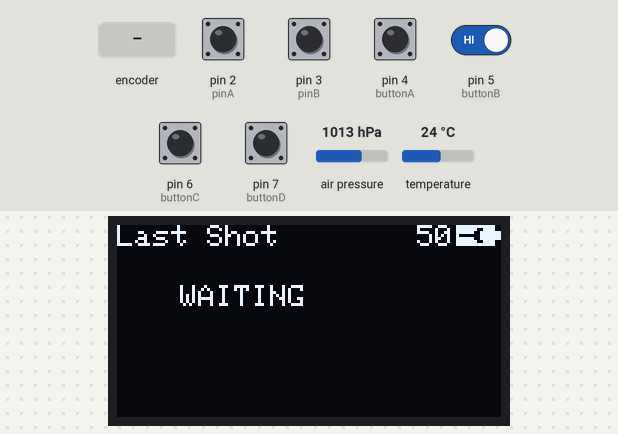
This sketch was run on a simulated Arduino Uno, built with avr-gcc and run on an emulated ATmega328P. Shown: 128×64 one-colour display. Inputs (shaded band) come from the test bench; at power-on: pin 2 (pinA), pin 3 (pinB), pin 4 (buttonA), pin 5 (buttonB), pin 6 (buttonC), pin 7 (buttonD) HIGH, air pressure 1013 hPa, temperature 24 °C. EEPROM starts erased.

Above: at 5.9 s.
6.0 s: rotary encoder on pin 2 (pinA) / pin 3 (pinB) turned 1 step (first pin leading)
At 7.8 s:
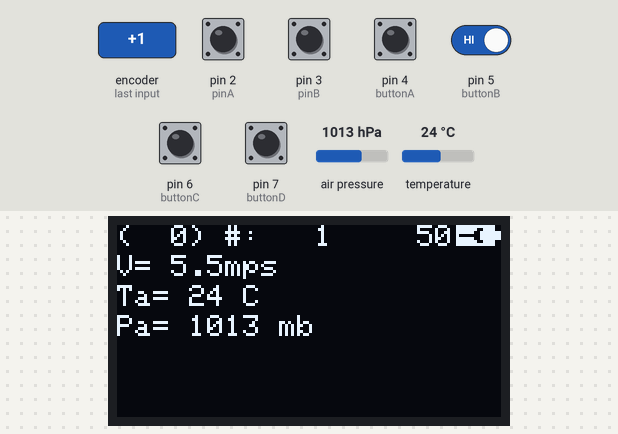
8.6 s: rotary encoder on pin 2 (pinA) / pin 3 (pinB) turned 1 step (first pin leading)
At 10.5 s:
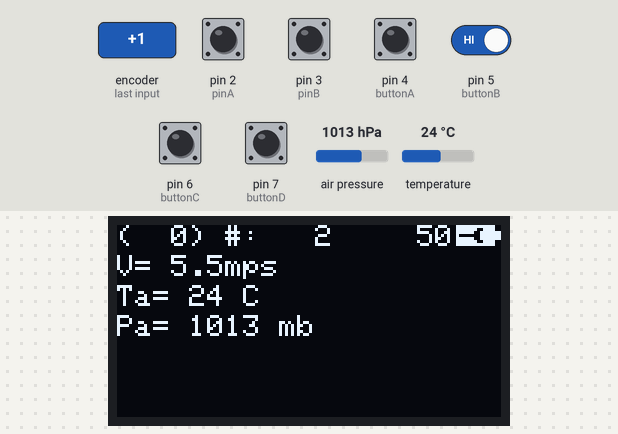
11.2 s: pin 4 (buttonA) pulled LOW for 0.15 s
At 11.6 s:
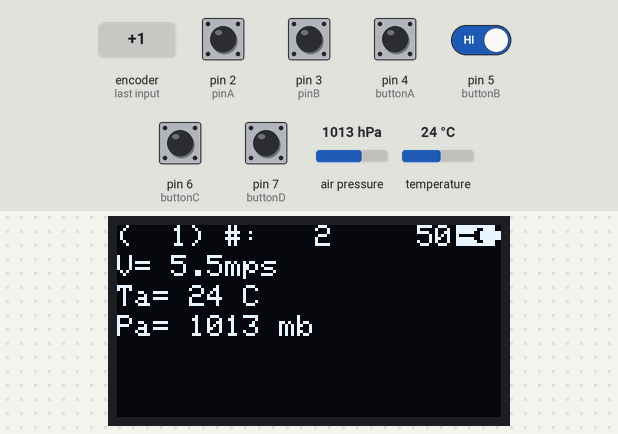
12.8 s: pin 4 (buttonA) driven LOW and pin 5 (buttonB) driven LOW
At 14.9 s:
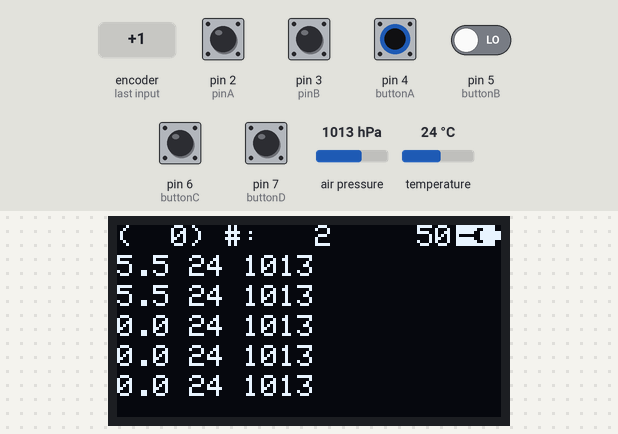
15.3 s: pin 4 (buttonA) pulsed HIGH 2 times (0.12 s each, 0.3 s apart)
At 17.6 s:
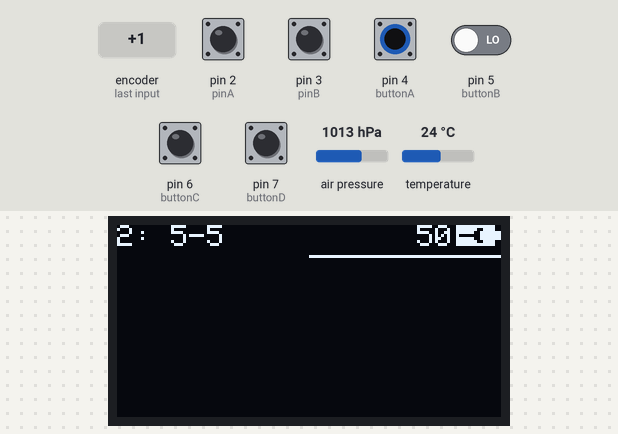
Timing chart, 0 to 19.1 s (numbered marks = the images above; inputs shaded):
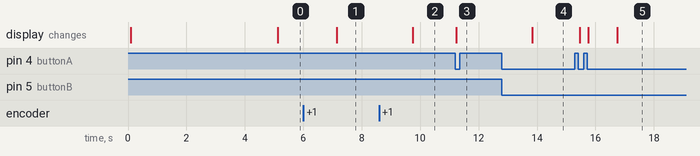

The sketch:

chrony_tube.ino
```cpp
#include <EEPROM.h>
#include <SFE_BMP180.h>
#include <Switch.h>
#include <Wire.h>
#include <Adafruit_SSD1306.h>

#define OLED_RESET 10
Adafruit_SSD1306 display(OLED_RESET);

#define pinA 2
#define pinB 3

#define buttonA 4
#define buttonB 5
#define buttonC 6
#define buttonD 7

#define SHOT_STRING_LENGTH 50
#define DEFAULT_DISTANCE 137
#define DISTANCE_ADDR  0
#define SHOT_COUNT_ADDR  1

typedef struct shot_info_struct
{
  float velocity;
  //unsigned long timestamp;
} shot_info_t;

enum DISPLAY_TYPE
{
  DT_UNKNOWN = -2,
  DT_ABOUT_INIT = -1,
  DT_LAST_SHOT,
  DT_SHOT_STRING,
  DT_SHOT_GRAPH,
//  DT_SHOT_PREDICT,
  DT_ABOUT,
//  DT_TRANSFER,
  DT_NULL,
};

volatile unsigned long timestampA = 0;
volatile unsigned long timestampB = 0;
volatile unsigned long tmpA = 0;
volatile unsigned long tmpB = 0;
volatile byte impulseA = 0;
volatile byte impulseB = 0;
volatile byte max_aval = 0; // maximum pressure
unsigned long timestamp = 0;
byte Distance = DEFAULT_DISTANCE;

DISPLAY_TYPE display_type = DT_ABOUT_INIT;
int display_pos = 0;
int display_pos1 = 0;
int total_shot_count = 0;
int shot_count = 0;
int last_shot_count = 0;
int ambient_pressure;
byte ambient_temperature;
shot_info_t velocity_values[SHOT_STRING_LENGTH] = {0, };
char buf[16] = "";
char buf1[16] = "";


Switch buttonUp = Switch(buttonA, INPUT_PULLUP, LOW, 3, 1000, 50);
Switch buttonDown = Switch(buttonB, INPUT_PULLUP, LOW, 3, 1000, 50);
Switch buttonEx1 = Switch(buttonC, INPUT_PULLUP, LOW, 3, 1000, 50);
Switch buttonEx2 = Switch(buttonD, INPUT_PULLUP, LOW, 3, 1000, 50);
SFE_BMP180 pressureSensor;

long readVcc()
{
  // Read 1.1V reference against AVcc
  // set the reference to Vcc and the measurement to the internal 1.1V reference
  #if defined(__AVR_ATmega32U4__) || defined(__AVR_ATmega1280__) || defined(__AVR_ATmega2560__)
    ADMUX = _BV(REFS0) | _BV(MUX4) | _BV(MUX3) | _BV(MUX2) | _BV(MUX1);
  #elif defined (__AVR_ATtiny24__) || defined(__AVR_ATtiny44__) || defined(__AVR_ATtiny84__)
     ADMUX = _BV(MUX5) | _BV(MUX0) ;
  #else
    ADMUX = _BV(REFS0) | _BV(MUX3) | _BV(MUX2) | _BV(MUX1);
  #endif

  delay(2); // Wait for Vref to settle
  ADCSRA |= _BV(ADSC); // Start conversion
  while (bit_is_set(ADCSRA,ADSC)); // measuring

  uint8_t low  = ADCL; // must read ADCL first - it then locks ADCH
  uint8_t high = ADCH; // unlocks both

  long result = (high<<8) | low;

  result = 1125300L / result; // Calculate Vcc (in mV); 1125300 = 1.1*1023*1000
  return result; // Vcc in millivolts
}

void printAt(byte x, byte y, const __FlashStringHelper * format, ...)
{
  va_list args;
  va_start (args, format);
  vsnprintf_P(buf1, 16, (const char *)format, args);
  display.setCursor(x,y * 10);
  display.print(buf1);
}
void init_display()
{
    display.begin(SSD1306_SWITCHCAPVCC, 0x3C);
    display.setTextColor(WHITE);
    display.setTextSize(1);
    display.clearDisplay();
}

void printBatt(byte x, byte y, int vcc)
{
}

void clear()
{
  //long vcc = (unsigned int)readVcc() / 100;
  display.clearDisplay();
  //printAt(128-2*6 - 16,0, F("%i"), (int)vcc);
}

static const unsigned char PROGMEM battery_bmp0[] =
{
  B11111111,B11111000,
  B10000000,B00001000,
  B10000000,B00001110,
  B10000000,B00001110,
  B10000000,B00001110,
  B10000000,B00001000,
  B11111111,B11111000,
};
static const unsigned char PROGMEM battery_bmp1[] =
{
  B11111111,B11111000,
  B11100000,B00001000,
  B11100000,B00001110,
  B11100000,B00001110,
  B11100000,B00001110,
  B11100000,B00001000,
  B11111111,B11111000,
};
static const unsigned char PROGMEM battery_bmp2[] =
{
  B11111111,B11111000,
  B11101100,B00001000,
  B11101100,B00001110,
  B11101100,B00001110,
  B11101100,B00001110,
  B11101100,B00001000,
  B11111111,B11111000,
};
static const unsigned char PROGMEM battery_bmp3[] =
{
  B11111111,B11111000,
  B11101101,B10001000,
  B11101101,B10001110,
  B11101101,B10001110,
  B11101101,B10001110,
  B11101101,B10001000,
  B11111111,B11111000,
};
static const unsigned char PROGMEM battery_bmp4[] =
{
  B11111111,B11111000,
  B11101101,B10111000,
  B11101101,B10111110,
  B11101101,B10111110,
  B11101101,B10111110,
  B11101101,B10111000,
  B11111111,B11111000,
};
static const unsigned char PROGMEM battery_bmp5[] =
{
  B11111111,B11111000,
  B11111110,B01111000,
  B11111100,B11111110,
  B10000000,B11111110,
  B11111100,B11111110,
  B11111110,B01111000,
  B11111111,B11111000,
};

void show()
{
  long vcc = (unsigned int)readVcc();
  register byte i = 0;
  if(vcc > 2900) i++;
  if(vcc > 3200) i++;
  if(vcc > 3500) i++;
  if(vcc > 3800) i++;
  if(vcc > 4100) i++;

  switch (i)
  {
    case 0: display.drawBitmap(128-15, 0, battery_bmp0, 15, 7, 1); break;
    case 1: display.drawBitmap(128-15, 0, battery_bmp1, 15, 7, 1); break;
    case 2: display.drawBitmap(128-15, 0, battery_bmp2, 15, 7, 1); break;
    case 3: display.drawBitmap(128-15, 0, battery_bmp3, 15, 7, 1); break;
    case 4: display.drawBitmap(128-15, 0, battery_bmp4, 15, 7, 1); break;
    case 5: display.drawBitmap(128-15, 0, battery_bmp5, 15, 7, 1); break;
  }
  printAt(128-2*6 - 16,0, F("%i"), (int)(vcc / 100));

  display.display();
}

// read double word from EEPROM, give starting address
unsigned long EEPROM_readlong(int address) {
  unsigned long dword = EEPROM_readint(address);
  dword = dword << 16;
  dword = dword | EEPROM_readint(address+2);
  return dword;
}

//write word to EEPROM
void EEPROM_writeint(int address, int value) {
  EEPROM.write(address,highByte(value));
  EEPROM.write(address+1 ,lowByte(value));
}

//write long integer into EEPROM
void EEPROM_writelong(int address, unsigned long value) {
  EEPROM_writeint(address+2, word(value));
  value = value >> 16;
  EEPROM_writeint(address, word(value));
}

unsigned int EEPROM_readint(int address) {
  unsigned int word = word(EEPROM.read(address), EEPROM.read(address+1));
  return word;
}

void setup()
{
  byte dst = EEPROM.read(DISTANCE_ADDR);
  unsigned long tsc = EEPROM_readlong(SHOT_COUNT_ADDR);

  if (dst == 255)
  {
    EEPROM.write(DISTANCE_ADDR, Distance);
  }
  else
    Distance = dst;
  if (tsc == 0xFFFFFFFF)
  {
    EEPROM_writelong(SHOT_COUNT_ADDR, total_shot_count);
  }
  else
    total_shot_count = tsc;

  // Setting pins
  pinMode(pinA, INPUT_PULLUP);
  pinMode(pinB, INPUT_PULLUP);
  pinMode(buttonA, INPUT_PULLUP);
  pinMode(buttonB, INPUT_PULLUP);
  pinMode(buttonC, INPUT_PULLUP);
  pinMode(buttonD, INPUT_PULLUP);

  // setting up interrupts
  attachInterrupt(0, sensorA, RISING);
  attachInterrupt(1, sensorB, RISING);

  // setting sensors
  pressureSensor.begin();

  // setup display and display about info
  init_display();

  // setting up measuring stuff
  noInterrupts();
  impulseA = impulseB = 0;
  timestampA = timestampB = 0;
  interrupts();
}

void sensorA()
{
  tmpA = micros();
  if (impulseA++ == 0)
    timestampA = tmpA;
}

void sensorB()
{
  tmpB = micros();
  if (impulseB++ == 0)
    timestampB = tmpB;
}

double read_ambient_pressure(double T)
{
  double P;
  delay(pressureSensor.startPressure(2));
  pressureSensor.getPressure(P, T);
  return P;
}
double read_ambient_temperature()
{
  double T;
  delay(pressureSensor.startTemperature());
  pressureSensor.getTemperature(T);
  return T;
}

void register_shot()
{
    unsigned long duration;
    int i;
    float velocity;
    double T;

    delay(500);
    noInterrupts();
    if (timestampA > timestampB)
      duration = timestampA - timestampB;
    else
      duration = timestampB - timestampA;

    velocity = (1000.0 * Distance) / duration;

    for (i = SHOT_STRING_LENGTH - 1; i > 0; i--)
      velocity_values[i] = velocity_values[i - 1];
    velocity_values[0].velocity = velocity;
    shot_count++;
    interrupts();

    T = read_ambient_temperature();
    //velocity_values[0].timestamp = millis();
    ambient_temperature = (int)T;
    ambient_pressure = (int)read_ambient_pressure(T);

    delay(500);

    noInterrupts();
    timestampA = timestampB = 0;
    impulseA = impulseB = 0;
    max_aval = 0;
    interrupts();
}

void display_about()
{
  static int last_display_pos = DT_UNKNOWN;
  clear();
  if (buttonEx1.longPress())
  {
    Distance = EEPROM.read(DISTANCE_ADDR);
    display_pos = 0;
  }
  if (buttonEx2.longPress())
  {
    Distance += display_pos;
    EEPROM.write(DISTANCE_ADDR, Distance);
    display_pos = 0;
  }

  double T = read_ambient_temperature();
  printAt(0, 0, F("TUBE Chrony"));
  printAt(0, 1, F("c 2017 v1.1"));
  printAt(0, 2, F("d = %d mm"), (int)(Distance + display_pos));
  printAt(0, 3, F("Ta = %i C"), (int)T);
  printAt(0, 4, F("Pa = %i mb"), (int)read_ambient_pressure(T));
  show();

  if (last_display_pos == display_pos && !buttonEx1.pushed())
    return;
  last_display_pos = display_pos;
}

void display_shot_string()
{
  char str[10];
  int i, j;

  if (shot_count == 0)
  {
    printAt(0, 0, F("Shot String"));
    printAt(7 * 3, 2, F("WAITING"));
    show();
  }

  if (shot_count == last_shot_count)
    return;
  clear();
  last_shot_count = shot_count;

  if (display_pos < 0)
    display_pos = 0;
  if (display_pos * 5 + 5 >= SHOT_STRING_LENGTH)
  {
    display_pos = SHOT_STRING_LENGTH / 5 - 1;
  }
  j = display_pos * 5;

  printAt(0, 0, F("(%3i) #: %3i"), j, shot_count);

  // display shot string
  for (i = 0; i < 5; i++)
  {
    dtostrf(velocity_values[i + j].velocity, 3, 1, str);
    printAt(0, 1 + i, F("%s %i %i"), str,
      ambient_temperature,
      ambient_pressure);
  }
  show();
}

void display_last_shot()
{
  if (shot_count == 0)
  {
    printAt(0, 0, F("Last Shot"));
    printAt(7 * 3, 2, F("WAITING"));
    show();
  }

  if (shot_count == last_shot_count)
    return;
  clear();

  last_shot_count = shot_count;

  if (display_pos < 0)
    display_pos = 0;
  if (display_pos + 1 >= shot_count)
  {
    display_pos = shot_count - 1;
  }

  printAt(0, 0, F("(%3i) #: %3i"), display_pos, shot_count);

  dtostrf(velocity_values[display_pos].velocity, 3, 1, buf);buf[5] = '\0';
  printAt(0,1, F("V= %smps"), buf);
  printAt(0,2, F("Ta= %i C"), ambient_temperature);
  printAt(0,3, F("Pa= %i mb"), ambient_pressure);
  show();
}

void display_graph()
{
  float mi = 1000, ma = 0;
  int x, y, x1, y1, i;

  if (shot_count < 2)
  {
    printAt(0, 0, F("Shot Graph"));
    printAt(7 * 3, 2, F("WAITING"));
    show();
  }

  if (shot_count == last_shot_count)
    return;
  clear();
  last_shot_count = shot_count;
  if (display_pos < 0)
    display_pos = 0;
  display_pos = display_pos % 5;

  for (i = 0; i < shot_count; i++)
  {
    mi = min(mi, velocity_values[i].velocity); ma = max(ma, velocity_values[i].velocity);
  }

  printAt(0, 0, F("%i: %i-%i"), shot_count, (int)mi, (int)ma);

  x = 0;
  y = 0;
  for (i = 0; i < shot_count; i++)
  {
    x1 = (int)i * (128.0f / (float)shot_count);
    y1 = (int)54.0f*(1.0f - (velocity_values[i].velocity - mi) / (ma - mi));
    display.drawLine(128 - x, 10 + y, 128 - x1, 10 + y1, WHITE);
    x = x1;
    y = y1;
    //put_pixel(shot_count - i, mi, ma, velocity_values[i].velocity);
  }
  show();
}

/*void display_transfer()
{
  clear();
  printAt(0, 0, F("TRANSFER"));
  printAt(0, 1, F("press btn 3"));
  printAt(0, 2, F("to send"));
  show();
  if (buttonEx1.pushed())
  {
    SoftwareSerial sender(8, A0);
    sender.begin(9600);

    sender.println(F("# TUBE Crony (c) 2014 v1.0"));
    sender.println(F("# Shot count "));
    sender.println(F("# velocity; timestamp "));
    sender.println(shot_count);
    for (int i = 0; i < shot_count; i++)
    {
      // send
      dtostrf(velocity_values[i].velocity, 4, 2, buf);
      sender.print(buf); sender.print(F("; "));
      //sender.print(velocity_values[i].timestamp);
      sender.println();
      printAt(0, 4, F("Out: %i/%i"), i, shot_count);
      show();
    }
  }
  show();
} */

void display_info()
{
  static DISPLAY_TYPE last_display_type = DT_UNKNOWN;
#ifdef DEBUG
  int a, b;
  a = digitalRead(pinA);
  b = digitalRead(pinB);

  printAt(42, 4, "%i, %i ", a, b);
  printAt(42, 5, "%i, %i  ", impulseA, impulseB);
#endif

  if (last_display_type != display_type)
  {
    last_display_type = display_type;
    display_pos = 0;
    last_shot_count = 0;
    clear();
  }

  switch (display_type)
  {
  case DT_ABOUT:
    display_about();
    return;
  case DT_ABOUT_INIT:
    display_about();
    delay(5000);
    display_type = DT_LAST_SHOT;
    return;
  case DT_SHOT_STRING:
    display_shot_string();
    return;
  case DT_LAST_SHOT:
    display_last_shot();
    return;
  case DT_SHOT_GRAPH:
    display_graph();
    return;
//  case DT_TRANSFER:
//    display_transfer();
//    return;
  }
}

void handle_buttons()
{
  buttonUp.poll();
  buttonDown.poll();
  buttonEx1.poll();
  buttonEx2.poll();

  if (buttonDown.pushed())
  {
    display_pos--;
    last_shot_count = 0;
  }
  if (buttonDown.longPress()) display_type = (DISPLAY_TYPE)(display_type == 0 ? 0 : (int)display_type - 1);

  if (buttonUp.pushed())
  {
    display_pos++;
    last_shot_count = 0;
  }
  if (buttonUp.longPress())
  {
    if ((DISPLAY_TYPE)((int)display_type + 1) != DT_NULL) display_type = (DISPLAY_TYPE)((int)display_type + 1);
  }

  if (buttonEx2.longPress())
  {
    // perform reset
    for (int i = 0; i < SHOT_STRING_LENGTH; i++)
    {
      velocity_values[i].velocity = 0;
      //velocity_values[i].timestamp = 0;
    }
    shot_count = 0;
    last_shot_count = 0;
    display_pos = 0;
    display_type = DT_ABOUT_INIT;
    clear();
  }
}

void loop()
{
  unsigned long now = micros();

  if (impulseA && impulseB)
  {
    register_shot();
    EEPROM_writelong(SHOT_COUNT_ADDR, total_shot_count++);
    timestamp = 0;
  }
  else if ((impulseA | impulseB) && (impulseA ^ impulseB))
  {
    now = millis();
    if (timestamp == 0)
    {
      timestamp = now;
    }
    else if (now - timestamp > 500)
    {
      noInterrupts();
      timestampA = timestampB = 0;
      impulseA = impulseB = 0;
      interrupts();
      timestamp = 0;
    }
  }

  handle_buttons();
  display_info();
}
```

Measured:
- after the input at 6.0 s, the display: changes after 1.2 s (image 1)
- after the input at 8.6 s, the display: changes after 1.1 s (image 2)
- after the input at 11.2 s, the display: changes at once (image 3)
- after the input at 12.8 s, the display: changes after 1.0 s (image 4)
- after the input at 15.3 s, the display: first changes after 0.16 s (image 5 shows a later state)
